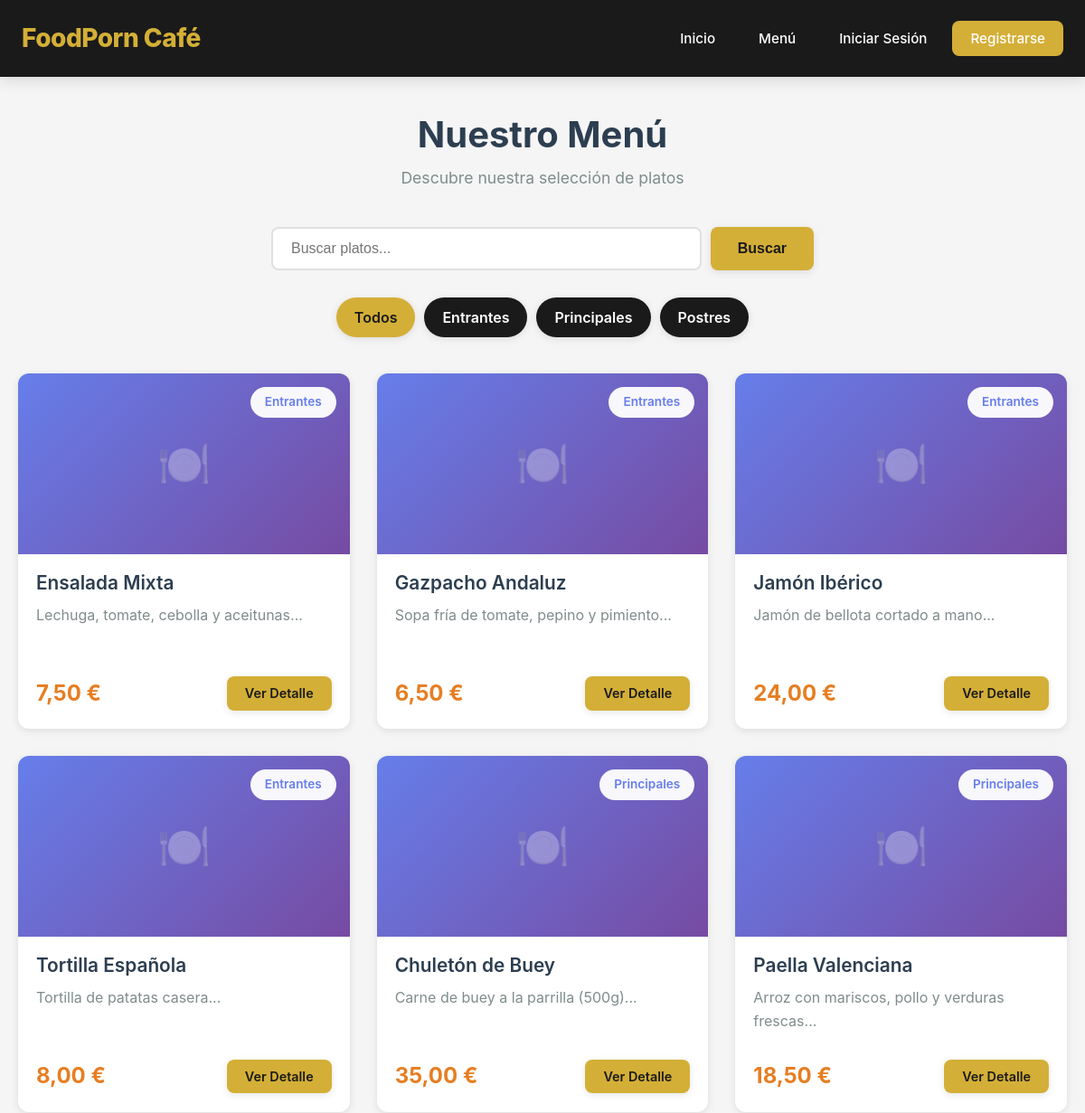
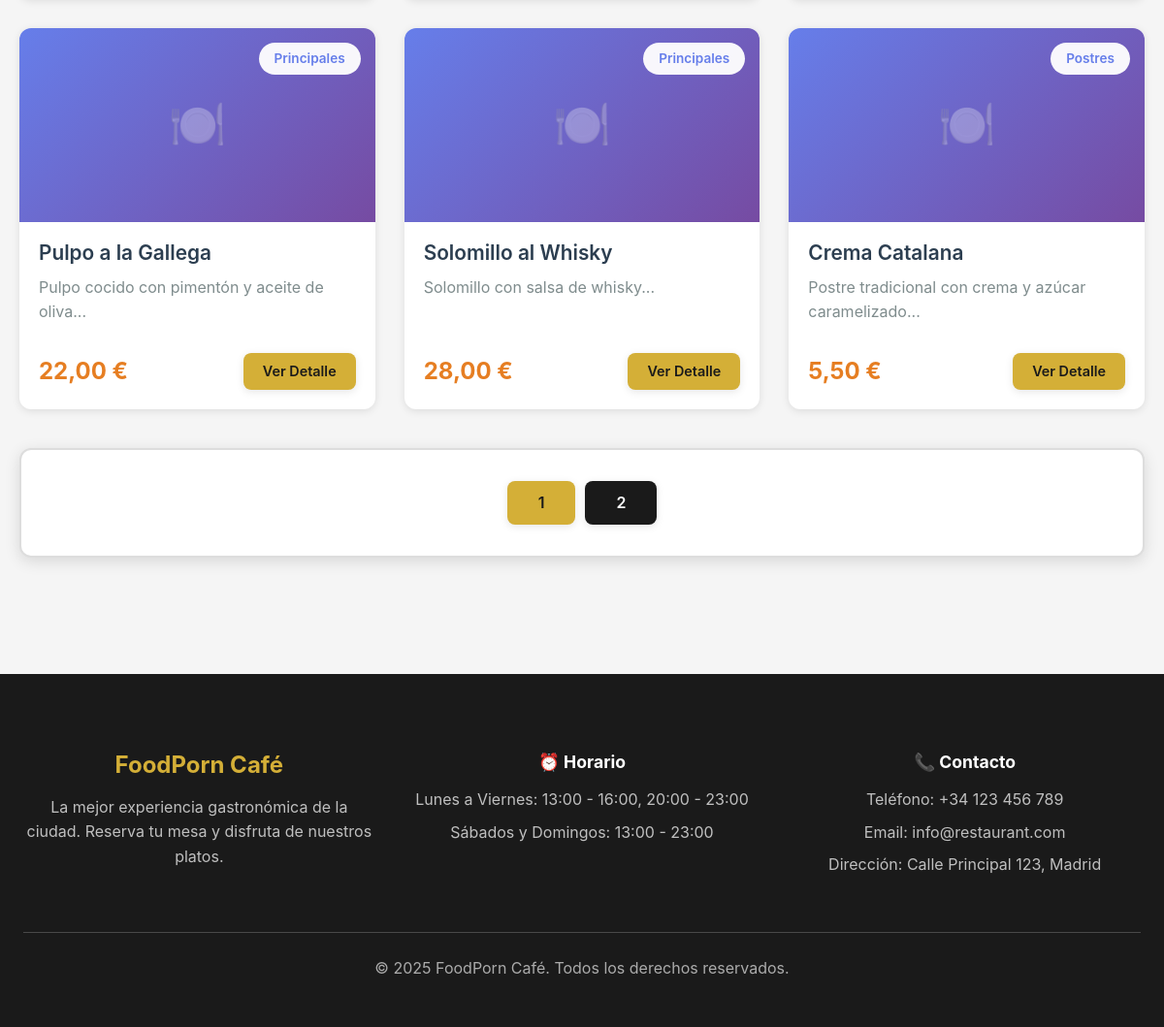
The page /menu on the database its author committed (2 pictures, top to bottom).
### tables this page shows
CREATE TABLE IF NOT EXISTS platos (
    id INT AUTO_INCREMENT PRIMARY KEY,
    nombre VARCHAR(150) NOT NULL,
    descripcion TEXT,
    precio DECIMAL(10, 2) NOT NULL,
    categoria VARCHAR(50),
    imagen VARCHAR(255),
    activo BOOLEAN DEFAULT TRUE,
    es_menu_dia BOOLEAN DEFAULT FALSE,
    fecha_creacion TIMESTAMP DEFAULT CURRENT_TIMESTAMP,
    INDEX idx_categoria (categoria),
    INDEX idx_activo (activo),
    INDEX idx_menu_dia (es_menu_dia)
);

### src/controllers/PlatoController.php (called while the page is built, shortened)
<?php
class PlatoController {
    private $platoModel;
    public function __construct() {
        $this->platoModel = new Plato();
    }
    public function listar() {
        $paginaActual = isset($_GET['pagina']) ? (int)$_GET['pagina'] : 1;
        $platosPorPagina = 9;
        $offset = ($paginaActual - 1) * $platosPorPagina;
        $categoria = isset($_GET['categoria']) ? sanitize($_GET['categoria']) : null;
        $platos = $this->platoModel->obtenerActivos($platosPorPagina, $offset, $categoria);
        $totalPlatos = $this->platoModel->contarActivos($categoria);
        $totalPaginas = ceil($totalPlatos / $platosPorPagina);
        $categorias = $this->platoModel->obtenerCategorias();
        require_once SRC_PATH . '/views/platos/listar.php';
    }
}

### public/index.php (called while the page is built, shortened)
<?php
require_once SRC_PATH . '/config/database.php';
require_once SRC_PATH . '/utils/helpers.php';
require_once SRC_PATH . '/models/Plato.php';
require_once SRC_PATH . '/controllers/HomeController.php';
require_once SRC_PATH . '/controllers/PlatoController.php';
$uri = $_SERVER['REQUEST_URI'];
handleRoute($uri);

### src/config/database.php (called while the page is built, shortened)
<?php
class Database {
    private static $instance = null;
    private $connection;
    private function __construct() {
        $host = $_ENV['DB_HOST'] ?? 'mysql';
        $dbname = $_ENV['DB_NAME'] ?? 'restaurant_db';
        $username = $_ENV['DB_USER'] ?? 'restaurant_user';
        $password = $_ENV['DB_PASSWORD'] ?? 'restaurant_pass123';
        try {
            $dsn = "mysql:host=$host;dbname=$dbname;charset=utf8mb4";
            $options = [
                PDO::ATTR_ERRMODE => PDO::ERRMODE_EXCEPTION,
                PDO::ATTR_DEFAULT_FETCH_MODE => PDO::FETCH_ASSOC,
                PDO::ATTR_EMULATE_PREPARES => false,
                PDO::MYSQL_ATTR_INIT_COMMAND => "SET NAMES utf8mb4 COLLATE utf8mb4_unicode_ci"
            ];
            $this->connection = new PDO($dsn, $username, $password, $options);
        } catch (PDOException $e) {
            die("Error de conexión a la base de datos: " . $e->getMessage());
        }
    }
    public static function getInstance() {
        if (self::$instance === null) {
            self::$instance = new self();
        }
        return self::$instance;
    }
    public function getConnection() {
        return $this->connection;
    }
}

### src/models/Plato.php (called while the page is built, shortened)
<?php
class Plato {
    private $db;
    public function __construct() {
        $this->db = Database::getInstance()->getConnection();
    }
    public function obtenerActivos($limite = 10, $offset = 0, $categoria = null) {
        $ordenCategorias = "CASE
            WHEN categoria = 'Entrantes' THEN 1
            WHEN categoria = 'Principales' THEN 2
            WHEN categoria = 'Postres' THEN 3
            ELSE 4
        END";
        if ($categoria) {
            $sql = "SELECT * FROM platos WHERE activo = TRUE AND categoria = :categoria
                    ORDER BY nombre LIMIT :limite OFFSET :offset";
            $stmt = $this->db->prepare($sql);
            $stmt->bindValue(':categoria', $categoria, PDO::PARAM_STR);
        } else {
            $sql = "SELECT * FROM platos WHERE activo = TRUE ORDER BY $ordenCategorias, nombre LIMIT :limite OFFSET :offset";
            $stmt = $this->db->prepare($sql);
        }
        $stmt->bindValue(':limite', $limite, PDO::PARAM_INT);
        $stmt->bindValue(':offset', $offset, PDO::PARAM_INT);
        $stmt->execute();
        return $stmt->fetchAll();
    }
    public function obtenerCategorias() {
        $sql = "SELECT DISTINCT categoria FROM platos WHERE activo = TRUE AND categoria IS NOT NULL
                ORDER BY CASE
                    WHEN categoria = 'Entrantes' THEN 1
                    WHEN categoria = 'Principales' THEN 2
                    WHEN categoria = 'Postres' THEN 3
                    ELSE 4
                END";
        $stmt = $this->db->query($sql);
        return $stmt->fetchAll(PDO::FETCH_COLUMN);
    }
    public function contarActivos($categoria = null) {
        if ($categoria) {
            $sql = "SELECT COUNT(*) as total FROM platos WHERE activo = TRUE AND categoria = :categoria";
            $stmt = $this->db->prepare($sql);
            $stmt->execute([':categoria' => $categoria]);
        } else {
            $sql = "SELECT COUNT(*) as total FROM platos WHERE activo = TRUE";
            $stmt = $this->db->query($sql);
        }
        $result = $stmt->fetch();
        return $result['total'];
    }
}

### src/utils/helpers.php (called while the page is built, shortened)
<?php
function formatearPrecio($precio) {
    return number_format($precio, 2, ',', '.') . ' €';
}

### src/views/platos/listar.php (the view, shortened to what this page needs)
<?php
include SRC_PATH . '/views/layout/header.php';
?>
<div class="container" style="padding: 40px 20px;">
    <div class="menu-header" style="text-align: center; margin-bottom: 40px;">
        <h1 style="font-size: 2.5rem; color: #2c3e50; margin-bottom: 10px;">Nuestro Menú</h1>
        <p style="color: #7f8c8d; font-size: 1.1rem;">Descubre nuestra selección de platos</p>
    </div>
    <div class="search-bar" style="max-width: 600px; margin: 0 auto 30px;">
        <form action="<?php echo APP_URL; ?>/menu/buscar" method="GET" style="display: flex; gap: 10px;">
            <input type="text" name="q" placeholder="Buscar platos..." required
                   style="flex: 1; padding: 12px 20px; border: 2px solid #e0e0e0; border-radius: 8px; font-size: 1rem;">
            <button type="submit" class="btn btn-primary" style="padding: 12px 30px; white-space: nowrap;">Buscar</button>
        </form>
    </div>
    <div class="category-filter" style="display: flex; justify-content: center; gap: 10px; flex-wrap: wrap; margin-bottom: 40px;">
        <a href="<?php echo APP_URL; ?>/menu"
           class="btn <?php echo !$categoria ? 'btn-primary' : 'btn-secondary'; ?>"
           style="padding: 10px 20px; border-radius: 25px;">
            Todos
        </a>
        <?php foreach ($categorias as $cat): ?>
            <a href="<?php echo APP_URL; ?>/menu?categoria=<?php echo urlencode($cat); ?>"
               class="btn <?php echo $categoria === $cat ? 'btn-primary' : 'btn-secondary'; ?>"
               style="padding: 10px 20px; border-radius: 25px;">
                <?php echo htmlspecialchars($cat); ?>
            </a>
        <?php endforeach; ?>
    </div>
    <div class="dishes-grid" style="display: grid; grid-template-columns: repeat(auto-fill, minmax(320px, 1fr)); gap: 30px; margin-bottom: 40px;">
        <?php if (empty($platos)): ?>
            <div style="grid-column: 1 / -1; text-align: center; padding: 60px 20px;">
                <p style="font-size: 1.2rem; color: #7f8c8d;">No se encontraron platos.</p>
            </div>
        <?php else: ?>
            <?php foreach ($platos as $plato): ?>
                <div class="dish-card" style="background: white; border-radius: 12px; overflow: hidden; box-shadow: 0 2px 8px rgba(0,0,0,0.1); transition: transform 0.3s, box-shadow 0.3s;">
                    <div class="dish-image" style="height: 200px; background: linear-gradient(135deg, #667eea 0%, #764ba2 100%); position: relative; display: flex; align-items: center; justify-content: center;">
                        <span class="dish-category" style="position: absolute; top: 15px; right: 15px; background: rgba(255,255,255,0.95); padding: 6px 16px; border-radius: 20px; font-size: 0.85rem; font-weight: 600; color: #667eea;">
                            <?php echo htmlspecialchars($plato['categoria']); ?>
                        </span>
                        <span style="font-size: 3rem; color: rgba(255,255,255,0.3);">🍽️</span>
                    </div>
                    <div class="dish-info" style="padding: 20px;">
                        <h3 style="font-size: 1.3rem; color: #2c3e50; margin-bottom: 10px; font-weight: 600;">
                            <?php echo htmlspecialchars($plato['nombre']); ?>
                        </h3>
                        <p style="color: #7f8c8d; line-height: 1.6; margin-bottom: 20px; min-height: 60px;">
                            <?php echo htmlspecialchars(substr($plato['descripcion'], 0, 100)); ?>...
                        </p>
                        <div class="dish-footer" style="display: flex; justify-content: space-between; align-items: center;">
                            <span class="price" style="font-size: 1.5rem; font-weight: 700; color: #e67e22;">
                                <?php echo formatearPrecio($plato['precio']); ?>
                            </span>
                            <a href="<?php echo APP_URL; ?>/menu/<?php echo $plato['id']; ?>"
                               class="btn btn-primary"
                               style="padding: 8px 20px; font-size: 0.9rem;">
                                Ver Detalle
                            </a>
                        </div>
                    </div>
                </div>
            <?php endforeach; ?>
        <?php endif; ?>
    </div>
    <?php if ($totalPaginas > 1): ?>
        <div class="pagination" style="display: flex; justify-content: center; gap: 10px; flex-wrap: wrap;">
            <?php for ($i = 1; $i <= $totalPaginas; $i++): ?>
                <a href="<?php echo APP_URL; ?>/menu?pagina=<?php echo $i; ?><?php echo $categoria ? '&categoria=' . urlencode($categoria) : ''; ?>"
                   class="btn <?php echo $i === $paginaActual ? 'btn-primary' : 'btn-secondary'; ?>"
                   style="min-width: 45px; height: 45px; display: flex; align-items: center; justify-content: center; border-radius: 8px;">
                    <?php echo $i; ?>
                </a>
            <?php endfor; ?>
        </div>
    <?php endif; ?>
</div>
<?php include SRC_PATH . '/views/layout/footer.php'; ?>

### public/css/styles.css (style rules this page uses)
* { margin: 0; padding: 0; box-sizing: border-box; }
:root { --primary-color: #d4af37; --primary-dark: #b8941f; --primary-light: #f0e5c1; --secondary-color: #1a1a1a; --secondary-light: #2d2d2d; --text-primary: #1a1a1a; --text-secondary: #4a4a4a; --text-light: #999999; --text-white: #ffffff; --background: #ffffff; --background-alt: #f5f5f5; --background-dark: #1a1a1a; --success: #27ae60; --success-light: #d5f4e6; --danger: #e74c3c; --danger-light: #fadbd8; --warning: #f39c12; --warning-light: #fef5e7; --info: #3498db; --info-light: #d6eaf8; --border-color: #ddd; --border-radius: 12px; --radius: 12px; --shadow-sm: 0 2px 8px rgba(0, 0, 0, 0.1); --shadow: 0 4px 16px rgba(0, 0, 0, 0.12); --shadow-lg: 0 8px 24px rgba(0, 0, 0, 0.18); --shadow-xl: 0 12px 40px rgba(0, 0, 0, 0.25); --transition: all 0.3s cubic-bezier(0.4, 0, 0.2, 1); }
body { font-family: -apple-system, BlinkMacSystemFont, "Segoe UI", Roboto, "Helvetica Neue", Arial, sans-serif; line-height: 1.6; color: var(--text-primary); background-color: var(--background-alt); font-size: 16px; -webkit-font-smoothing: antialiased; -moz-osx-font-smoothing: grayscale; }
.container { max-width: 1400px; margin: 0 auto; padding: 0 24px; }
h1, h2, h3, h4, h5, h6 { font-weight: 700; line-height: 1.2; color: var(--text-primary); }
h1 { font-size: 2.5rem; }
h3 { font-size: 1.5rem; }
.btn { display: inline-block; padding: 0.875rem 2rem; border: none; border-radius: 8px; cursor: pointer; text-decoration: none; transition: var(--transition); font-size: 1rem; font-weight: 600; text-align: center; line-height: 1.5; white-space: nowrap; box-shadow: var(--shadow-sm); }
.btn-primary { background-color: var(--primary-color); color: var(--secondary-color); }
.btn-secondary { background-color: var(--secondary-color); color: var(--text-white); }
.dishes-grid { display: grid; grid-template-columns: repeat(auto-fill, minmax(320px, 1fr)); gap: 2rem; margin-top: 2rem; }
.pagination { display: flex; justify-content: center; align-items: center; gap: 1rem; margin-top: 2.5rem; padding: 2rem; background: var(--background); border-radius: var(--radius); box-shadow: var(--shadow); border: 2px solid var(--border-color); }
.pagination .btn { min-width: 120px; }

### rows shown on the page
platos: categoria "Entrantes", nombre "Ensalada Mixta", descripcion "Lechuga, tomate, cebolla y aceitunas", precio "7,50 €"
platos: categoria "Entrantes", nombre "Gazpacho Andaluz", descripcion "Sopa fría de tomate, pepino y pimiento", precio "6,50 €"
platos: categoria "Entrantes", nombre "Jamón Ibérico", descripcion "Jamón de bellota cortado a mano", precio "24,00 €"
platos: categoria "Entrantes", nombre "Tortilla Española", descripcion "Tortilla de patatas casera", precio "8,00 €"
platos: categoria "Principales", nombre "Chuletón de Buey", descripcion "Carne de buey a la parrilla (500g)", precio "35,00 €"
platos: categoria "Principales", nombre "Paella Valenciana", descripcion "Arroz con mariscos, pollo y verduras frescas", precio "18,50 €"
platos: categoria "Principales", nombre "Pulpo a la Gallega", descripcion "Pulpo cocido con pimentón y aceite de oliva", precio "22,00 €"
platos: categoria "Principales", nombre "Solomillo al Whisky", descripcion "Solomillo con salsa de whisky", precio "28,00 €"
platos: categoria "Postres", nombre "Crema Catalana", descripcion "Postre tradicional con crema y azúcar caramelizado", precio "5,50 €"

### other values the page prints
APP_NAME "FoodPorn Café"
$cat "Entrantes"
$cat "Principales"
$cat "Postres"
